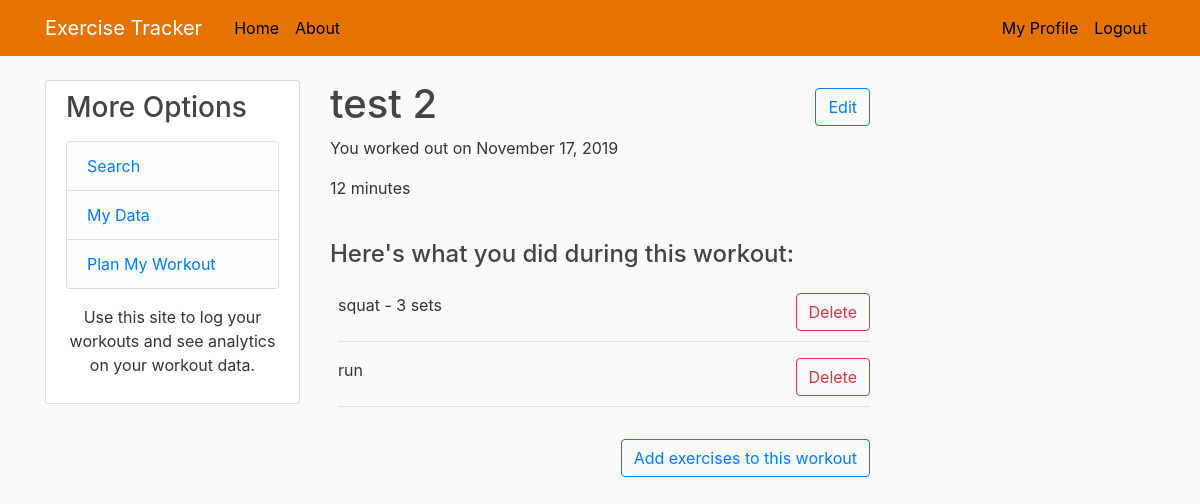
/details/44/ (signed in), run on an earlier commit of the app's database.
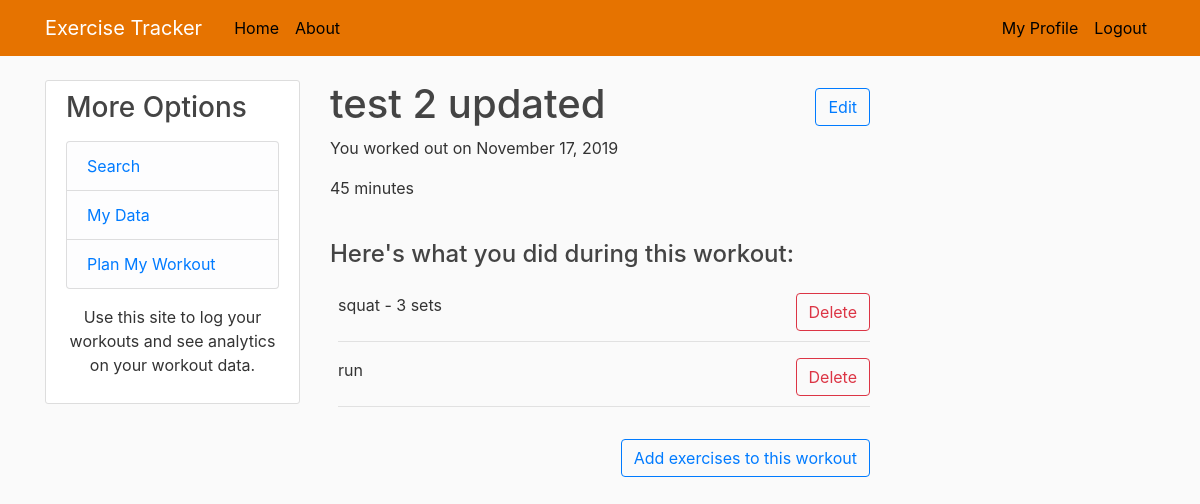
And on a later commit of the database.
### tracker/models.py (models this page shows)
class Workout(models.Model):
	title = models.CharField(max_length=100)
	time_in_minutes = models.IntegerField(default = 0)
	workout_date = models.DateTimeField(default=timezone.now())
	author = models.ForeignKey(User, on_delete=models.CASCADE)

### tracker/views.py (the view)
# urls.py: path('details/<int:id>/', views.workout_detail, name='workout-detail'),
@login_required
def workout_detail(request, id=None):
	if request.GET.get('delete'):
		Entry.objects.filter(id=int(request.GET.get('delete'))).delete()
	auth_id = int(request.session['_auth_user_id'])
	workout = Workout.objects.filter(id=id).values().first()
	if auth_id != workout['author_id']:
		return render(request, 'tracker/access_denied.html')
	title = workout['title']
	time_in_minutes = workout['time_in_minutes']
	date = workout['workout_date']
	entries = Entry.objects.filter(workout_id=id).all()
	context = {
		'id': id,
		'title': title,
		'time_in_minutes': time_in_minutes,
		'date': date,
		'entries': entries,
	}
	return render(request, 'tracker/workout_detail.html', context)

### tracker/templates/tracker/workout_detail.html (shortened to what this page needs)
{% extends "tracker/base.html" %}
{% block content %}
	<div class = "col-13 align-self-center">
		<h1>{{ title }} <a href="{% url 'workout-edit' id %}" class="btn btn-outline-primary float-right mt-2">Edit</a></h1>
		<p>You worked out on {{ date|date:"F d, Y" }}</p>
		<p>{{ time_in_minutes }} minutes</p>
		<br/>
		<h4>Here's what you did during this workout:</h4>
			<div class="pl-2 pt-3">
				{% for entry in entries %}
					<form method="GET">
						<p class="pb-2">
							{{ entry.exercise.name }}
							{% if entry.exercise.type == "lift" %}
								- {{ entry.sets }} sets
							{% endif %}
								<button name="delete"
										type="submit"
										value="{{ entry.id }}"
										href="#"
										class="btn btn-outline-danger float-right">Delete</button>
						</p>
					</form>
					<hr>
				{% endfor %}
			</div>
		<a id="add" href="{% url 'entry-create' id %}" class="btn btn-outline-primary float-right mt-3 mb-5">
			Add exercises to this workout
		</a>
	</div>
{% endblock content %}

What changed in the data, as far as the page shows it:
changed Workout: title "test 2" → "test 2 updated"
Also different on the page:
{{ time_in_minutes }}: "12" → "45"
